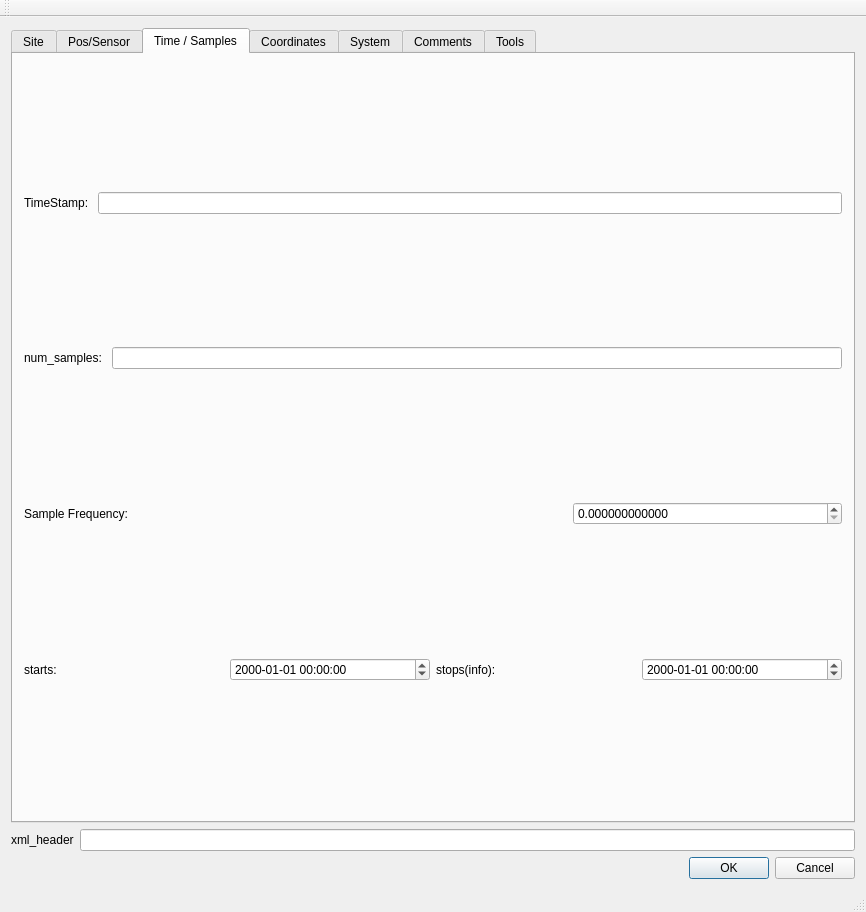
<?xml version="1.0" encoding="UTF-8"?>
<ui version="4.0">
 <class>atsedit</class>
 <widget class="QMainWindow" name="atsedit">
  <property name="geometry">
   <rect>
    <x>0</x>
    <y>0</y>
    <width>866</width>
    <height>912</height>
   </rect>
  </property>
  <property name="acceptDrops">
   <bool>true</bool>
  </property>
  <property name="windowTitle">
   <string>atsedit</string>
  </property>
  <widget class="QWidget" name="centralWidget">
   <layout class="QVBoxLayout" name="verticalLayout">
    <item>
     <widget class="QTabWidget" name="tabWidget">
      <property name="currentIndex">
       <number>2</number>
      </property>
      <widget class="QWidget" name="tab_Site">
       <attribute name="title">
        <string>Site</string>
       </attribute>
       <layout class="QVBoxLayout" name="verticalLayout_2">
        <item>
         <widget class="QTableView" name="tableView_site">
          <property name="showDropIndicator" stdset="0">
           <bool>false</bool>
          </property>
          <property name="dragDropOverwriteMode">
           <bool>false</bool>
          </property>
         </widget>
        </item>
       </layout>
      </widget>
      <widget class="QWidget" name="tab_pos_sens">
       <attribute name="title">
        <string>Pos/Sensor</string>
       </attribute>
       <layout class="QHBoxLayout" name="horizontalLayout_2">
        <item>
         <layout class="QVBoxLayout" name="vtl_pos">
          <item>
           <layout class="QHBoxLayout" name="hzl_N">
            <item>
             <spacer name="horizontalSpacer_2">
              <property name="orientation">
               <enum>Qt::Horizontal</enum>
              </property>
              <property name="sizeHint" stdset="0">
               <size>
                <width>40</width>
                <height>20</height>
               </size>
              </property>
             </spacer>
            </item>
            <item>
             <widget class="QFrame" name="frame">
              <property name="frameShape">
               <enum>QFrame::StyledPanel</enum>
              </property>
              <property name="frameShadow">
               <enum>QFrame::Raised</enum>
              </property>
              <layout class="QVBoxLayout" name="verticalLayout_5">
               <item>
                <widget class="QLabel" name="label_2">
                 <property name="text">
                  <string>N [m] (plus, x2)</string>
                 </property>
                </widget>
               </item>
               <item>
                <widget class="QDoubleSpinBox" name="doubleSpinBox_x2"/>
               </item>
              </layout>
             </widget>
            </item>
            <item>
             <spacer name="horizontalSpacer">
              <property name="orientation">
               <enum>Qt::Horizontal</enum>
              </property>
              <property name="sizeHint" stdset="0">
               <size>
                <width>40</width>
                <height>20</height>
               </size>
              </property>
             </spacer>
            </item>
           </layout>
          </item>
          <item>
           <layout class="QHBoxLayout" name="hzl_E_W">
            <item>
             <widget class="QFrame" name="frame_2">
              <property name="frameShape">
               <enum>QFrame::StyledPanel</enum>
              </property>
              <property name="frameShadow">
               <enum>QFrame::Raised</enum>
              </property>
              <layout class="QVBoxLayout" name="verticalLayout_7">
               <item>
                <widget class="QLabel" name="label_3">
                 <property name="text">
                  <string>W [m] (minus, y1)</string>
                 </property>
                </widget>
               </item>
               <item>
                <widget class="QDoubleSpinBox" name="doubleSpinBox_y1"/>
               </item>
              </layout>
             </widget>
            </item>
            <item>
             <widget class="QFrame" name="frame_3">
              <property name="frameShape">
               <enum>QFrame::StyledPanel</enum>
              </property>
              <property name="frameShadow">
               <enum>QFrame::Raised</enum>
              </property>
              <layout class="QVBoxLayout" name="verticalLayout_8">
               <item>
                <widget class="QLabel" name="label_4">
                 <property name="text">
                  <string>E [m] (plus, y2)</string>
                 </property>
                </widget>
               </item>
               <item>
                <widget class="QDoubleSpinBox" name="doubleSpinBox_y2"/>
               </item>
              </layout>
             </widget>
            </item>
           </layout>
          </item>
          <item>
           <layout class="QHBoxLayout" name="hzl_S">
            <item>
             <spacer name="horizontalSpacer_3">
              <property name="orientation">
               <enum>Qt::Horizontal</enum>
              </property>
              <property name="sizeHint" stdset="0">
               <size>
                <width>40</width>
                <height>20</height>
               </size>
              </property>
             </spacer>
            </item>
            <item>
             <widget class="QFrame" name="frame_4">
              <property name="frameShape">
               <enum>QFrame::StyledPanel</enum>
              </property>
              <property name="frameShadow">
               <enum>QFrame::Raised</enum>
              </property>
              <layout class="QVBoxLayout" name="verticalLayout_9">
               <item>
                <widget class="QLabel" name="label_5">
                 <property name="text">
                  <string>S [m] (minus, x1)</string>
                 </property>
                </widget>
               </item>
               <item>
                <widget class="QDoubleSpinBox" name="doubleSpinBox_x1"/>
               </item>
              </layout>
             </widget>
            </item>
            <item>
             <spacer name="horizontalSpacer_4">
              <property name="orientation">
               <enum>Qt::Horizontal</enum>
              </property>
              <property name="sizeHint" stdset="0">
               <size>
                <width>40</width>
                <height>20</height>
               </size>
              </property>
             </spacer>
            </item>
           </layout>
          </item>
          <item>
           <layout class="QHBoxLayout" name="hzl_Z">
            <item>
             <widget class="QFrame" name="frame_5">
              <property name="frameShape">
               <enum>QFrame::StyledPanel</enum>
              </property>
              <property name="frameShadow">
               <enum>QFrame::Raised</enum>
              </property>
              <layout class="QHBoxLayout" name="horizontalLayout_3">
               <item>
                <widget class="QFrame" name="frame_6">
                 <property name="frameShape">
                  <enum>QFrame::StyledPanel</enum>
                 </property>
                 <property name="frameShadow">
                  <enum>QFrame::Raised</enum>
                 </property>
                 <layout class="QVBoxLayout" name="verticalLayout_10">
                  <item>
                   <widget class="QLabel" name="label_6">
                    <property name="text">
                     <string>Z1 [m] (S, W)</string>
                    </property>
                   </widget>
                  </item>
                  <item>
                   <widget class="QDoubleSpinBox" name="doubleSpinBox_z1"/>
                  </item>
                 </layout>
                </widget>
               </item>
               <item>
                <widget class="QFrame" name="frame_7">
                 <property name="frameShape">
                  <enum>QFrame::StyledPanel</enum>
                 </property>
                 <property name="frameShadow">
                  <enum>QFrame::Raised</enum>
                 </property>
                 <layout class="QVBoxLayout" name="verticalLayout_11">
                  <item>
                   <widget class="QLabel" name="label_7">
                    <property name="text">
                     <string>Z2 [m] (N, E)</string>
                    </property>
                   </widget>
                  </item>
                  <item>
                   <widget class="QDoubleSpinBox" name="doubleSpinBox_z2"/>
                  </item>
                 </layout>
                </widget>
               </item>
              </layout>
             </widget>
            </item>
           </layout>
          </item>
         </layout>
        </item>
        <item>
         <layout class="QVBoxLayout" name="verticalLayout_6">
          <item>
           <widget class="QFrame" name="frame_8">
            <property name="frameShape">
             <enum>QFrame::StyledPanel</enum>
            </property>
            <property name="frameShadow">
             <enum>QFrame::Raised</enum>
            </property>
            <layout class="QVBoxLayout" name="verticalLayout_12">
             <item>
              <widget class="QLabel" name="label_8">
               <property name="text">
                <string>Sensor</string>
               </property>
              </widget>
             </item>
             <item>
              <widget class="QComboBox" name="comboBox_sensortype"/>
             </item>
             <item>
              <widget class="QFrame" name="frame_9">
               <property name="frameShape">
                <enum>QFrame::StyledPanel</enum>
               </property>
               <property name="frameShadow">
                <enum>QFrame::Raised</enum>
               </property>
               <layout class="QVBoxLayout" name="verticalLayout_13">
                <item>
                 <widget class="QLabel" name="label_9">
                  <property name="text">
                   <string>Serial Number</string>
                  </property>
                 </widget>
                </item>
                <item>
                 <widget class="QLineEdit" name="lineEdit_sernum">
                  <property name="acceptDrops">
                   <bool>false</bool>
                  </property>
                 </widget>
                </item>
               </layout>
              </widget>
             </item>
            </layout>
           </widget>
          </item>
          <item>
           <spacer name="verticalSpacer">
            <property name="orientation">
             <enum>Qt::Vertical</enum>
            </property>
            <property name="sizeHint" stdset="0">
             <size>
              <width>20</width>
              <height>40</height>
             </size>
            </property>
           </spacer>
          </item>
         </layout>
        </item>
       </layout>
      </widget>
      <widget class="QWidget" name="tab_time">
       <attribute name="title">
        <string>Time / Samples</string>
       </attribute>
       <layout class="QVBoxLayout" name="verticalLayout_14">
        <item>
         <layout class="QHBoxLayout" name="horizontalLayout_4">
          <item>
           <widget class="QLabel" name="label_10">
            <property name="text">
             <string>TimeStamp: </string>
            </property>
           </widget>
          </item>
          <item>
           <widget class="QLineEdit" name="lineEdit_time_stamp">
            <property name="acceptDrops">
             <bool>false</bool>
            </property>
           </widget>
          </item>
         </layout>
        </item>
        <item>
         <layout class="QHBoxLayout" name="horizontalLayout_6">
          <item>
           <widget class="QLabel" name="label_13">
            <property name="text">
             <string>num_samples: </string>
            </property>
           </widget>
          </item>
          <item>
           <widget class="QLineEdit" name="lineEdit_num_samples">
            <property name="acceptDrops">
             <bool>false</bool>
            </property>
           </widget>
          </item>
         </layout>
        </item>
        <item>
         <layout class="QHBoxLayout" name="horizontalLayout_7">
          <item>
           <widget class="QLabel" name="label_14">
            <property name="text">
             <string>Sample Frequency:</string>
            </property>
           </widget>
          </item>
          <item>
           <widget class="QLabel" name="sample_seconds_label">
            <property name="text">
             <string/>
            </property>
           </widget>
          </item>
          <item>
           <widget class="QDoubleSpinBox" name="doubleSpinBox_sample_freq">
            <property name="decimals">
             <number>12</number>
            </property>
           </widget>
          </item>
         </layout>
        </item>
        <item>
         <layout class="QHBoxLayout" name="horizontalLayout_5">
          <item>
           <widget class="QLabel" name="label_11">
            <property name="text">
             <string>starts:</string>
            </property>
           </widget>
          </item>
          <item>
           <widget class="QDateTimeEdit" name="dateTimeEdit_starts">
            <property name="displayFormat">
             <string>yyyy-MM-dd HH:mm:ss</string>
            </property>
            <property name="timeSpec">
             <enum>Qt::UTC</enum>
            </property>
           </widget>
          </item>
          <item>
           <widget class="QLabel" name="label_12">
            <property name="text">
             <string>stops(info):</string>
            </property>
           </widget>
          </item>
          <item>
           <widget class="QDateTimeEdit" name="dateTimeEdit_stops">
            <property name="displayFormat">
             <string>yyyy-MM-dd HH:mm:ss</string>
            </property>
            <property name="timeSpec">
             <enum>Qt::UTC</enum>
            </property>
           </widget>
          </item>
         </layout>
        </item>
       </layout>
      </widget>
      <widget class="QWidget" name="tab_coordiantes">
       <attribute name="title">
        <string>Coordinates</string>
       </attribute>
       <layout class="QVBoxLayout" name="verticalLayout_15">
        <item>
         <layout class="QHBoxLayout" name="horizontalLayout_8">
          <item>
           <widget class="QFrame" name="frame_10">
            <property name="frameShape">
             <enum>QFrame::StyledPanel</enum>
            </property>
            <property name="frameShadow">
             <enum>QFrame::Raised</enum>
            </property>
            <layout class="QVBoxLayout" name="verticalLayout_17">
             <item>
              <widget class="QLabel" name="label_15">
               <property name="text">
                <string>LAT  deg</string>
               </property>
              </widget>
             </item>
             <item>
              <widget class="QSpinBox" name="spinBox_lat_deg"/>
             </item>
            </layout>
           </widget>
          </item>
          <item>
           <widget class="QFrame" name="frame_12">
            <property name="frameShape">
             <enum>QFrame::StyledPanel</enum>
            </property>
            <property name="frameShadow">
             <enum>QFrame::Raised</enum>
            </property>
            <layout class="QVBoxLayout" name="verticalLayout_18">
             <item>
              <widget class="QLabel" name="label_16">
               <property name="text">
                <string>min</string>
               </property>
              </widget>
             </item>
             <item>
              <widget class="QSpinBox" name="spinBox_lat_min"/>
             </item>
            </layout>
           </widget>
          </item>
          <item>
           <widget class="QFrame" name="frame_11">
            <property name="frameShape">
             <enum>QFrame::StyledPanel</enum>
            </property>
            <property name="frameShadow">
             <enum>QFrame::Raised</enum>
            </property>
            <layout class="QVBoxLayout" name="verticalLayout_19">
             <item>
              <widget class="QLabel" name="label_17">
               <property name="text">
                <string>sec</string>
               </property>
              </widget>
             </item>
             <item>
              <widget class="QDoubleSpinBox" name="doubleSpinBox_lat_sec"/>
             </item>
            </layout>
           </widget>
          </item>
          <item>
           <widget class="QFrame" name="frame_14">
            <property name="frameShape">
             <enum>QFrame::StyledPanel</enum>
            </property>
            <property name="frameShadow">
             <enum>QFrame::Raised</enum>
            </property>
            <layout class="QVBoxLayout" name="verticalLayout_20">
             <item>
              <widget class="QLabel" name="label_18">
               <property name="text">
                <string>N/S</string>
               </property>
              </widget>
             </item>
             <item>
              <widget class="QComboBox" name="comboBox_NS"/>
             </item>
            </layout>
           </widget>
          </item>
          <item>
           <widget class="QFrame" name="frame_13">
            <property name="frameShape">
             <enum>QFrame::StyledPanel</enum>
            </property>
            <property name="frameShadow">
             <enum>QFrame::Raised</enum>
            </property>
            <layout class="QVBoxLayout" name="verticalLayout_21">
             <item>
              <widget class="QLabel" name="label_19">
               <property name="text">
                <string>Meridian</string>
               </property>
              </widget>
             </item>
             <item>
              <widget class="QSpinBox" name="spinBox_meridan">
               <property name="enabled">
                <bool>false</bool>
               </property>
              </widget>
             </item>
            </layout>
           </widget>
          </item>
         </layout>
        </item>
        <item>
         <layout class="QHBoxLayout" name="horizontalLayout_9">
          <item>
           <widget class="QFrame" name="frame_18">
            <property name="frameShape">
             <enum>QFrame::StyledPanel</enum>
            </property>
            <property name="frameShadow">
             <enum>QFrame::Raised</enum>
            </property>
            <layout class="QVBoxLayout" name="verticalLayout_22">
             <item>
              <widget class="QLabel" name="label_20">
               <property name="text">
                <string>LONG deg</string>
               </property>
              </widget>
             </item>
             <item>
              <widget class="QSpinBox" name="spinBox_lon_deg"/>
             </item>
            </layout>
           </widget>
          </item>
          <item>
           <widget class="QFrame" name="frame_17">
            <property name="frameShape">
             <enum>QFrame::StyledPanel</enum>
            </property>
            <property name="frameShadow">
             <enum>QFrame::Raised</enum>
            </property>
            <layout class="QVBoxLayout" name="verticalLayout_23">
             <item>
              <widget class="QLabel" name="label_21">
               <property name="text">
                <string>min</string>
               </property>
              </widget>
             </item>
             <item>
              <widget class="QSpinBox" name="spinBox_lon_min"/>
             </item>
            </layout>
           </widget>
          </item>
          <item>
           <widget class="QFrame" name="frame_16">
            <property name="frameShape">
             <enum>QFrame::StyledPanel</enum>
            </property>
            <property name="frameShadow">
             <enum>QFrame::Raised</enum>
            </property>
            <layout class="QVBoxLayout" name="verticalLayout_24">
             <item>
              <widget class="QLabel" name="label_22">
               <property name="text">
                <string>sec</string>
               </property>
              </widget>
             </item>
             <item>
              <widget class="QDoubleSpinBox" name="doubleSpinBox_lon_sec"/>
             </item>
            </layout>
           </widget>
          </item>
          <item>
           <widget class="QFrame" name="frame_15">
            <property name="frameShape">
             <enum>QFrame::StyledPanel</enum>
            </property>
            <property name="frameShadow">
             <enum>QFrame::Raised</enum>
            </property>
            <layout class="QVBoxLayout" name="verticalLayout_25">
             <item>
              <widget class="QLabel" name="label_23">
               <property name="text">
                <string>E/W</string>
               </property>
              </widget>
             </item>
             <item>
              <widget class="QComboBox" name="comboBox_EW"/>
             </item>
            </layout>
           </widget>
          </item>
          <item>
           <widget class="QPushButton" name="calcEN">
            <property name="text">
             <string>CalcEN</string>
            </property>
           </widget>
          </item>
         </layout>
        </item>
        <item>
         <layout class="QHBoxLayout" name="horizontalLayout_10">
          <item>
           <widget class="QFrame" name="frame_19">
            <property name="frameShape">
             <enum>QFrame::StyledPanel</enum>
            </property>
            <property name="frameShadow">
             <enum>QFrame::Raised</enum>
            </property>
            <layout class="QVBoxLayout" name="verticalLayout_26">
             <item>
              <widget class="QLabel" name="label_24">
               <property name="text">
                <string>Northing</string>
               </property>
              </widget>
             </item>
             <item>
              <widget class="QDoubleSpinBox" name="doubleSpinBox_northing"/>
             </item>
            </layout>
           </widget>
          </item>
          <item>
           <widget class="QFrame" name="frame_20">
            <property name="frameShape">
             <enum>QFrame::StyledPanel</enum>
            </property>
            <property name="frameShadow">
             <enum>QFrame::Raised</enum>
            </property>
            <layout class="QVBoxLayout" name="verticalLayout_27">
             <item>
              <widget class="QLabel" name="label_25">
               <property name="text">
                <string>Easting</string>
               </property>
              </widget>
             </item>
             <item>
              <widget class="QDoubleSpinBox" name="doubleSpinBox_easting"/>
             </item>
            </layout>
           </widget>
          </item>
          <item>
           <widget class="QFrame" name="frame_21">
            <property name="frameShape">
             <enum>QFrame::StyledPanel</enum>
            </property>
            <property name="frameShadow">
             <enum>QFrame::Raised</enum>
            </property>
            <layout class="QVBoxLayout" name="verticalLayout_28">
             <item>
              <widget class="QLabel" name="label_26">
               <property name="text">
                <string>Zone</string>
               </property>
              </widget>
             </item>
             <item>
              <widget class="QLineEdit" name="lineEdit_zone">
               <property name="enabled">
                <bool>false</bool>
               </property>
               <property name="sizePolicy">
                <sizepolicy hsizetype="Fixed" vsizetype="Fixed">
                 <horstretch>0</horstretch>
                 <verstretch>0</verstretch>
                </sizepolicy>
               </property>
               <property name="acceptDrops">
                <bool>false</bool>
               </property>
               <property name="inputMask">
                <string notr="true"/>
               </property>
               <property name="maxLength">
                <number>8</number>
               </property>
              </widget>
             </item>
            </layout>
           </widget>
          </item>
         </layout>
        </item>
        <item>
         <layout class="QHBoxLayout" name="horizontalLayout_11">
          <item>
           <widget class="QFrame" name="frame_22">
            <property name="frameShape">
             <enum>QFrame::StyledPanel</enum>
            </property>
            <property name="frameShadow">
             <enum>QFrame::Raised</enum>
            </property>
            <layout class="QVBoxLayout" name="verticalLayout_29">
             <item>
              <widget class="QLabel" name="label_27">
               <property name="text">
                <string>Latidude [msecs]</string>
               </property>
              </widget>
             </item>
             <item>
              <widget class="QSpinBox" name="spinBox_lat_msecs"/>
             </item>
            </layout>
           </widget>
          </item>
          <item>
           <widget class="QFrame" name="frame_23">
            <property name="frameShape">
             <enum>QFrame::StyledPanel</enum>
            </property>
            <property name="frameShadow">
             <enum>QFrame::Raised</enum>
            </property>
            <layout class="QVBoxLayout" name="verticalLayout_30">
             <item>
              <widget class="QLabel" name="label_28">
               <property name="text">
                <string>Longitude [msecs]</string>
               </property>
              </widget>
             </item>
             <item>
              <widget class="QSpinBox" name="spinBox_lon_msecs"/>
             </item>
            </layout>
           </widget>
          </item>
          <item>
           <widget class="QFrame" name="frame_24">
            <property name="frameShape">
             <enum>QFrame::StyledPanel</enum>
            </property>
            <property name="frameShadow">
             <enum>QFrame::Raised</enum>
            </property>
            <layout class="QVBoxLayout" name="verticalLayout_31">
             <item>
              <widget class="QLabel" name="label_29">
               <property name="text">
                <string>Elevation [m]</string>
               </property>
              </widget>
             </item>
             <item>
              <widget class="QDoubleSpinBox" name="doubleSpinBox_elev_m"/>
             </item>
            </layout>
           </widget>
          </item>
         </layout>
        </item>
        <item>
         <layout class="QHBoxLayout" name="horizontalLayout_12">
          <item>
           <widget class="QFrame" name="frame_25">
            <property name="frameShape">
             <enum>QFrame::StyledPanel</enum>
            </property>
            <property name="frameShadow">
             <enum>QFrame::Raised</enum>
            </property>
            <layout class="QVBoxLayout" name="verticalLayout_32">
             <item>
              <widget class="QLabel" name="label_30">
               <property name="text">
                <string>Lat/Lon Str</string>
               </property>
              </widget>
             </item>
             <item>
              <widget class="QLineEdit" name="coord_lineEdit">
               <property name="acceptDrops">
                <bool>false</bool>
               </property>
              </widget>
             </item>
             <item>
              <widget class="QPushButton" name="pushButton_openstreetmap">
               <property name="text">
                <string>openstreetmap</string>
               </property>
              </widget>
             </item>
            </layout>
           </widget>
          </item>
          <item>
           <widget class="QFrame" name="frame_26">
            <property name="frameShape">
             <enum>QFrame::StyledPanel</enum>
            </property>
            <property name="frameShadow">
             <enum>QFrame::Raised</enum>
            </property>
            <layout class="QVBoxLayout" name="verticalLayout_33">
             <item>
              <widget class="QLabel" name="label_31">
               <property name="text">
                <string>Lat/Lon Str google maps</string>
               </property>
              </widget>
             </item>
             <item>
              <widget class="QLineEdit" name="maps_lineEdit">
               <property name="acceptDrops">
                <bool>false</bool>
               </property>
              </widget>
             </item>
             <item>
              <widget class="QPushButton" name="pushButton_google_maps">
               <property name="text">
                <string>google maps</string>
               </property>
              </widget>
             </item>
            </layout>
           </widget>
          </item>
         </layout>
        </item>
       </layout>
      </widget>
      <widget class="QWidget" name="tab_system">
       <attribute name="title">
        <string>System</string>
       </attribute>
       <layout class="QVBoxLayout" name="verticalLayout_3">
        <item>
         <widget class="QTableView" name="tableView_system">
          <property name="showDropIndicator" stdset="0">
           <bool>false</bool>
          </property>
          <property name="dragDropOverwriteMode">
           <bool>false</bool>
          </property>
         </widget>
        </item>
       </layout>
      </widget>
      <widget class="QWidget" name="tab_comments">
       <attribute name="title">
        <string>Comments</string>
       </attribute>
       <layout class="QVBoxLayout" name="verticalLayout_4">
        <item>
         <widget class="QPlainTextEdit" name="plainTextEdit_comment">
          <property name="acceptDrops">
           <bool>false</bool>
          </property>
         </widget>
        </item>
       </layout>
      </widget>
      <widget class="QWidget" name="tab_tools">
       <attribute name="title">
        <string>Tools</string>
       </attribute>
       <layout class="QVBoxLayout" name="verticalLayout_16">
        <item>
         <layout class="QHBoxLayout" name="horizontalLayout_13">
          <item>
           <widget class="QCheckBox" name="checkBox_CEA">
            <property name="text">
             <string>CEA Files</string>
            </property>
           </widget>
          </item>
          <item>
           <widget class="QLabel" name="label_32">
            <property name="text">
             <string>Frequency</string>
            </property>
           </widget>
          </item>
          <item>
           <widget class="QComboBox" name="selfreq"/>
          </item>
         </layout>
        </item>
        <item>
         <layout class="QHBoxLayout" name="horizontalLayout_14">
          <item>
           <widget class="QLabel" name="label_33">
            <property name="text">
             <string>Channels</string>
            </property>
           </widget>
          </item>
          <item>
           <widget class="QSpinBox" name="spinBox_channels">
            <property name="minimum">
             <number>1</number>
            </property>
           </widget>
          </item>
         </layout>
        </item>
        <item>
         <layout class="QHBoxLayout" name="horizontalLayout_16">
          <item>
           <spacer name="horizontalSpacer_6">
            <property name="orientation">
             <enum>Qt::Horizontal</enum>
            </property>
            <property name="sizeHint" stdset="0">
             <size>
              <width>40</width>
              <height>20</height>
             </size>
            </property>
           </spacer>
          </item>
          <item>
           <widget class="QLabel" name="label_34">
            <property name="text">
             <string>start</string>
            </property>
           </widget>
          </item>
          <item>
           <widget class="QDateTimeEdit" name="dateTimeEdit_startsat">
            <property name="dateTime">
             <datetime>
              <hour>11</hour>
              <minute>0</minute>
              <second>0</second>
              <year>1999</year>
              <month>12</month>
              <day>31</day>
             </datetime>
            </property>
            <property name="displayFormat">
             <string>yyyy-MM-dd HH:mm:ss</string>
            </property>
            <property name="timeSpec">
             <enum>Qt::UTC</enum>
            </property>
           </widget>
          </item>
          <item>
           <spacer name="horizontalSpacer_5">
            <property name="orientation">
             <enum>Qt::Horizontal</enum>
            </property>
            <property name="sizeHint" stdset="0">
             <size>
              <width>40</width>
              <height>20</height>
             </size>
            </property>
           </spacer>
          </item>
          <item>
           <widget class="QLabel" name="label_35">
            <property name="text">
             <string>stop</string>
            </property>
           </widget>
          </item>
          <item>
           <widget class="QDateTimeEdit" name="dateTimeEdit_stopsat">
            <property name="dateTime">
             <datetime>
              <hour>11</hour>
              <minute>0</minute>
              <second>0</second>
              <year>1999</year>
              <month>12</month>
              <day>31</day>
             </datetime>
            </property>
            <property name="date">
             <date>
              <year>1999</year>
              <month>12</month>
              <day>31</day>
             </date>
            </property>
            <property name="time">
             <time>
              <hour>11</hour>
              <minute>0</minute>
              <second>0</second>
             </time>
            </property>
            <property name="displayFormat">
             <string>yyyy-MM-dd HH:mm:ss</string>
            </property>
            <property name="timeSpec">
             <enum>Qt::UTC</enum>
            </property>
           </widget>
          </item>
         </layout>
        </item>
        <item>
         <layout class="QHBoxLayout" name="horizontalLayout_17">
          <item>
           <widget class="QLineEdit" name="byte_size_lineEdit">
            <property name="acceptDrops">
             <bool>false</bool>
            </property>
           </widget>
          </item>
          <item>
           <widget class="QLabel" name="label_36">
            <property name="text">
             <string>byte</string>
            </property>
           </widget>
          </item>
          <item>
           <widget class="QLineEdit" name="kbyte_size_lineEdit">
            <property name="acceptDrops">
             <bool>false</bool>
            </property>
           </widget>
          </item>
          <item>
           <widget class="QLabel" name="label_37">
            <property name="text">
             <string>kiB</string>
            </property>
           </widget>
          </item>
          <item>
           <widget class="QLineEdit" name="Mbyte_size_lineEdit">
            <property name="acceptDrops">
             <bool>false</bool>
            </property>
           </widget>
          </item>
          <item>
           <widget class="QLabel" name="label_38">
            <property name="text">
             <string>MiB</string>
            </property>
           </widget>
          </item>
         </layout>
        </item>
        <item>
         <spacer name="verticalSpacer_2">
          <property name="orientation">
           <enum>Qt::Vertical</enum>
          </property>
          <property name="sizeHint" stdset="0">
           <size>
            <width>20</width>
            <height>40</height>
           </size>
          </property>
         </spacer>
        </item>
       </layout>
      </widget>
     </widget>
    </item>
    <item>
     <layout class="QHBoxLayout" name="horizontalLayout">
      <item>
       <widget class="QLabel" name="label">
        <property name="text">
         <string>xml_header</string>
        </property>
       </widget>
      </item>
      <item>
       <widget class="QLineEdit" name="lineEdit_xml_header">
        <property name="acceptDrops">
         <bool>false</bool>
        </property>
       </widget>
      </item>
     </layout>
    </item>
    <item>
     <widget class="QDialogButtonBox" name="buttonBox">
      <property name="standardButtons">
       <set>QDialogButtonBox::Cancel|QDialogButtonBox::Ok</set>
      </property>
     </widget>
    </item>
   </layout>
  </widget>
  <widget class="QMenuBar" name="menuBar">
   <property name="geometry">
    <rect>
     <x>0</x>
     <y>0</y>
     <width>866</width>
     <height>40</height>
    </rect>
   </property>
   <property name="acceptDrops">
    <bool>false</bool>
   </property>
  </widget>
  <widget class="QToolBar" name="mainToolBar">
   <attribute name="toolBarArea">
    <enum>TopToolBarArea</enum>
   </attribute>
   <attribute name="toolBarBreak">
    <bool>false</bool>
   </attribute>
  </widget>
  <widget class="QStatusBar" name="statusBar"/>
 </widget>
 <layoutdefault spacing="6" margin="11"/>
 <resources/>
 <connections/>
</ui>
